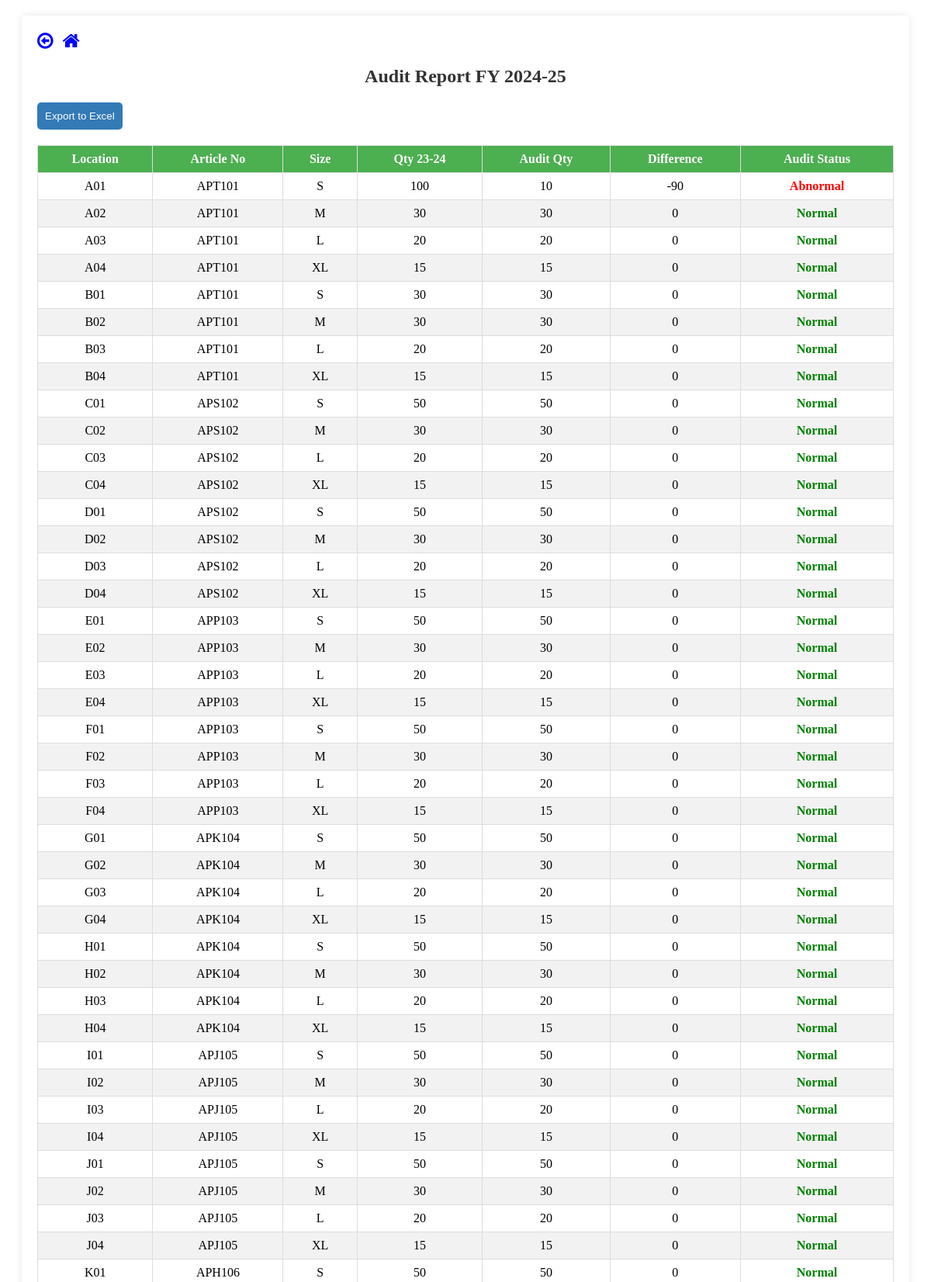
Screenshot of /inventory/audit_report.php (signed in, upper part) with the database file from the repository.
### tables this page shows
CREATE TABLE `audit_log` (
  `audit_id` int(11) NOT NULL,
  `user_id` int(11) NOT NULL,
  `user_name` varchar(100) NOT NULL,
  `location` varchar(100) NOT NULL,
  `article_no` varchar(255) DEFAULT NULL,
  `qty_23_24` varchar(100) NOT NULL,
  `audit_quantity` varchar(100) NOT NULL,
  `audit_timestamp` timestamp NOT NULL DEFAULT current_timestamp()
);

CREATE TABLE `inv_location` (
  `id` int(11) NOT NULL,
  `location` varchar(255) DEFAULT NULL,
  `capacity` int(11) DEFAULT NULL,
  `article_no` varchar(11) NOT NULL,
  `article_description` varchar(255) DEFAULT NULL,
  `color` varchar(255) DEFAULT NULL,
  `available_quantity` int(11) DEFAULT NULL,
  `article_size` varchar(10) DEFAULT NULL,
  `category` varchar(50) DEFAULT NULL
);

### inventory/audit_report.php (the view, shortened to what this page needs)
<?php
include('../includes/connection.php');
$query = "SELECT * FROM audit_log";
$result = $conn->query($query);
?>
<!DOCTYPE html>
<html lang="en">
<head>
    <link rel="stylesheet" href="https://cdnjs.cloudflare.com/ajax/libs/font-awesome/4.7.0/css/font-awesome.min.css">
</head>
<body>
    <div class="main-content">
        <a href="#" onclick="window.history.back(); return false;"><i style="font-size:24px;color:blue" class="fa">&#xf190;</i></a>
        <a href="index.php"><i style="font-size:24px;color:blue" class="fa">&#xf015;</i></a>
        <div>
            <h2>Audit Report FY 2024-25</h2>
            <button class="export-btn" onclick="exportToExcel('product-table')">Export to Excel</button>
            <table id="product-table">
                <thead>
                    <tr>
                        <th>Location</th>
                        <th>Article No</th>
                        <th>Size</th>
                        <th>Qty 23-24</th>
                        <th>Audit Qty</th>
                        <th>Difference</th>
                        <th>Audit Status</th>
                    </tr>
                </thead>
                <tbody>
                    <?php while ($row = $result->fetch_assoc()) { ?>
                        <tr>
                            <td><?php echo $row['location']; ?></td>
                            <td><?php echo $row['article_no']; ?></td>
                            <td>
                                <?php
                                    $article_no = $row['article_no'];
                                    $location = $row['location'];
                                    $query_size = "SELECT article_size FROM inv_location WHERE article_no = '$article_no' AND location = '$location'";
                                    $result_size = $conn->query($query_size);
                                    $row_size = $result_size->fetch_assoc();
                                    echo ($row_size) ? $row_size['article_size'] : 'N/A';
                                ?>
                            </td>
                            <td><?php echo $row['qty_23_24']; ?></td>
                            <td><?php echo $row['audit_quantity']; ?></td>
                            <?php
                                $remaining_qty = (int)$row['audit_quantity'] - $row['qty_23_24'];
                                $audit_status = ($remaining_qty == 0) ? 'Normal' : 'Abnormal';
                                $status_color = ($remaining_qty == 0) ? 'normal' : 'abnormal';
                            ?>
                            <td><?php echo $remaining_qty; ?></td>
                            <td class="<?php echo $status_color; ?>"><?php echo $audit_status; ?></td>
                        </tr>
                    <?php } ?>
                </tbody>
            </table>
        </div>
    </div>
</body>
</html>

### inventory/audit_report.php (style rules this page uses)
.main-content { margin: 20px; padding: 20px; background-color: #fff; box-shadow: 0 0 10px rgba(0, 0, 0, 0.1); border-radius: 5px; }
h2, h3 { color: #333; text-align: center; }
button { background-color: #4caf50; color: #fff; padding: 10px; border: none; cursor: pointer; border-radius: 50px; }
table { width: 100%; border-collapse: collapse; margin-top: 20px; }
th, td { border: 1px solid #ddd; padding: 8px; text-align: center; }
th { background-color: #4caf50; color: #fff; }
tbody tr:nth-child(even) { background-color: #f2f2f2; }
a { color: #d9534f; text-decoration: none; cursor: pointer; }
.export-btn { background-color: #337ab7; color: #fff; padding: 10px; border: none; cursor: pointer; border-radius: 5px; }
.normal { color: green; font-weight: bold; }
.abnormal { color: red; font-weight: bold; }

### rows the page displays
audit_log: location "A01", article_no "APT101", inv_location.article_size "S", qty_23_24 "100", audit_quantity "10", remaining_qty "-90", audit_status "Abnormal"
audit_log: location "A02", article_no "APT101", inv_location.article_size "M", qty_23_24 "30", audit_quantity "30", remaining_qty "0", audit_status "Normal"
audit_log: location "A03", article_no "APT101", inv_location.article_size "L", qty_23_24 "20", audit_quantity "20", remaining_qty "0", audit_status "Normal"
audit_log: location "A04", article_no "APT101", inv_location.article_size "XL", qty_23_24 "15", audit_quantity "15", remaining_qty "0", audit_status "Normal"
audit_log: location "B01", article_no "APT101", inv_location.article_size "S", qty_23_24 "30", audit_quantity "30", remaining_qty "0", audit_status "Normal"
audit_log: location "B02", article_no "APT101", inv_location.article_size "M", qty_23_24 "30", audit_quantity "30", remaining_qty "0", audit_status "Normal"
audit_log: location "B03", article_no "APT101", inv_location.article_size "L", qty_23_24 "20", audit_quantity "20", remaining_qty "0", audit_status "Normal"
audit_log: location "B04", article_no "APT101", inv_location.article_size "XL", qty_23_24 "15", audit_quantity "15", remaining_qty "0", audit_status "Normal"
audit_log: location "C01", article_no "APS102", inv_location.article_size "S", qty_23_24 "50", audit_quantity "50", remaining_qty "0", audit_status "Normal"
audit_log: location "C02", article_no "APS102", inv_location.article_size "M", qty_23_24 "30", audit_quantity "30", remaining_qty "0", audit_status "Normal"
audit_log: location "C03", article_no "APS102", inv_location.article_size "L", qty_23_24 "20", audit_quantity "20", remaining_qty "0", audit_status "Normal"
audit_log: location "C04", article_no "APS102", inv_location.article_size "XL", qty_23_24 "15", audit_quantity "15", remaining_qty "0", audit_status "Normal"
audit_log: location "D01", article_no "APS102", inv_location.article_size "S", qty_23_24 "50", audit_quantity "50", remaining_qty "0", audit_status "Normal"
audit_log: location "D02", article_no "APS102", inv_location.article_size "M", qty_23_24 "30", audit_quantity "30", remaining_qty "0", audit_status "Normal"
audit_log: location "D03", article_no "APS102", inv_location.article_size "L", qty_23_24 "20", audit_quantity "20", remaining_qty "0", audit_status "Normal"
audit_log: location "D04", article_no "APS102", inv_location.article_size "XL", qty_23_24 "15", audit_quantity "15", remaining_qty "0", audit_status "Normal"
audit_log: location "E01", article_no "APP103", inv_location.article_size "S", qty_23_24 "50", audit_quantity "50", remaining_qty "0", audit_status "Normal"
audit_log: location "E02", article_no "APP103", inv_location.article_size "M", qty_23_24 "30", audit_quantity "30", remaining_qty "0", audit_status "Normal"
audit_log: location "E03", article_no "APP103", inv_location.article_size "L", qty_23_24 "20", audit_quantity "20", remaining_qty "0", audit_status "Normal"
audit_log: location "E04", article_no "APP103", inv_location.article_size "XL", qty_23_24 "15", audit_quantity "15", remaining_qty "0", audit_status "Normal"
audit_log: location "F01", article_no "APP103", inv_location.article_size "S", qty_23_24 "50", audit_quantity "50", remaining_qty "0", audit_status "Normal"
audit_log: location "F02", article_no "APP103", inv_location.article_size "M", qty_23_24 "30", audit_quantity "30", remaining_qty "0", audit_status "Normal"
audit_log: location "F03", article_no "APP103", inv_location.article_size "L", qty_23_24 "20", audit_quantity "20", remaining_qty "0", audit_status "Normal"
audit_log: location "F04", article_no "APP103", inv_location.article_size "XL", qty_23_24 "15", audit_quantity "15", remaining_qty "0", audit_status "Normal"
audit_log: location "G01", article_no "APK104", inv_location.article_size "S", qty_23_24 "50", audit_quantity "50", remaining_qty "0", audit_status "Normal"
audit_log: location "G02", article_no "APK104", inv_location.article_size "M", qty_23_24 "30", audit_quantity "30", remaining_qty "0", audit_status "Normal"
audit_log: location "G03", article_no "APK104", inv_location.article_size "L", qty_23_24 "20", audit_quantity "20", remaining_qty "0", audit_status "Normal"
audit_log: location "G04", article_no "APK104", inv_location.article_size "XL", qty_23_24 "15", audit_quantity "15", remaining_qty "0", audit_status "Normal"
audit_log: location "H01", article_no "APK104", inv_location.article_size "S", qty_23_24 "50", audit_quantity "50", remaining_qty "0", audit_status "Normal"
audit_log: location "H02", article_no "APK104", inv_location.article_size "M", qty_23_24 "30", audit_quantity "30", remaining_qty "0", audit_status "Normal"
audit_log: location "H03", article_no "APK104", inv_location.article_size "L", qty_23_24 "20", audit_quantity "20", remaining_qty "0", audit_status "Normal"
audit_log: location "H04", article_no "APK104", inv_location.article_size "XL", qty_23_24 "15", audit_quantity "15", remaining_qty "0", audit_status "Normal"
audit_log: location "I01", article_no "APJ105", inv_location.article_size "S", qty_23_24 "50", audit_quantity "50", remaining_qty "0", audit_status "Normal"
audit_log: location "I02", article_no "APJ105", inv_location.article_size "M", qty_23_24 "30", audit_quantity "30", remaining_qty "0", audit_status "Normal"
audit_log: location "I03", article_no "APJ105", inv_location.article_size "L", qty_23_24 "20", audit_quantity "20", remaining_qty "0", audit_status "Normal"
audit_log: location "I04", article_no "APJ105", inv_location.article_size "XL", qty_23_24 "15", audit_quantity "15", remaining_qty "0", audit_status "Normal"
audit_log: location "J01", article_no "APJ105", inv_location.article_size "S", qty_23_24 "50", audit_quantity "50", remaining_qty "0", audit_status "Normal"
audit_log: location "J02", article_no "APJ105", inv_location.article_size "M", qty_23_24 "30", audit_quantity "30", remaining_qty "0", audit_status "Normal"
audit_log: location "J03", article_no "APJ105", inv_location.article_size "L", qty_23_24 "20", audit_quantity "20", remaining_qty "0", audit_status "Normal"
audit_log: location "J04", article_no "APJ105", inv_location.article_size "XL", qty_23_24 "15", audit_quantity "15", remaining_qty "0", audit_status "Normal"
audit_log: location "K01", article_no "APH106", inv_location.article_size "S", qty_23_24 "50", audit_quantity "50", remaining_qty "0", audit_status "Normal"
